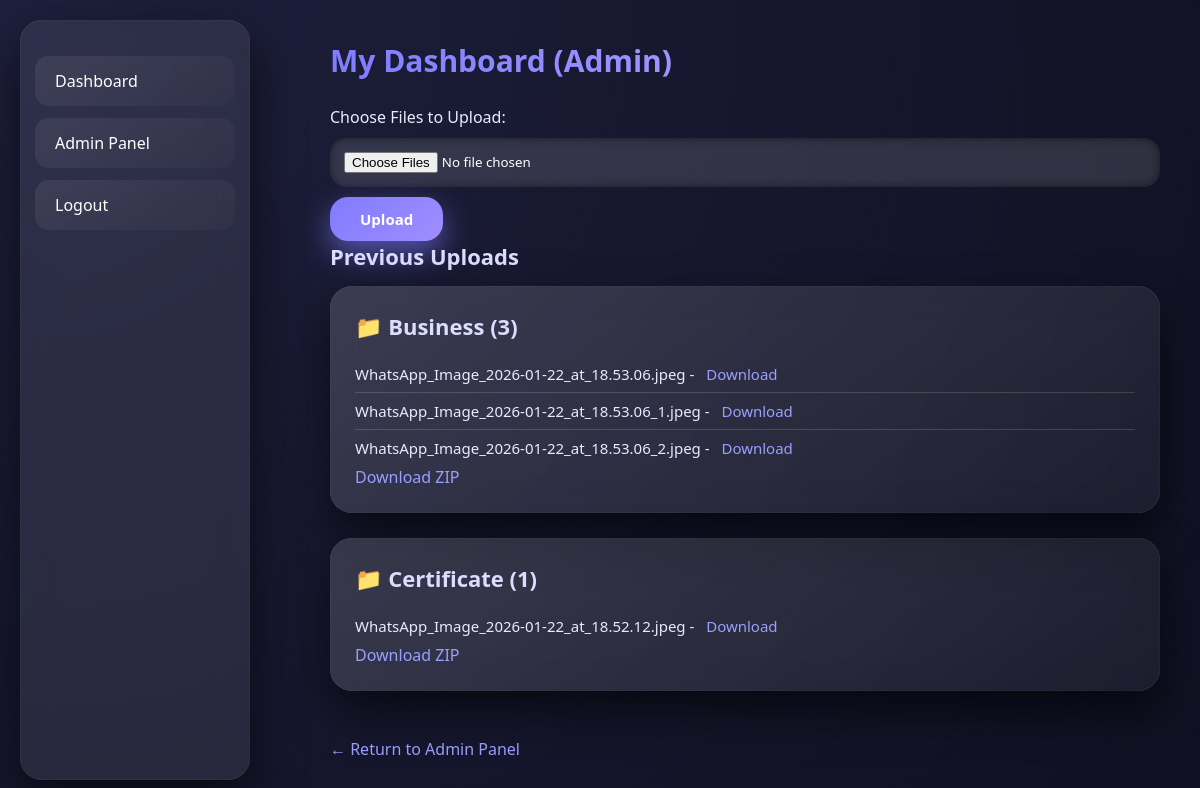
Screenshot of /admin_dashboard (signed in) with the database file from the repository.
### app.py (models this page shows)
class Upload(db.Model):
    id = db.Column(db.Integer, primary_key=True)
    user_id = db.Column(db.Integer)
    filename = db.Column(db.String(200))
    category = db.Column(db.String(100))
    date = db.Column(db.String(50))

### app.py (the view)
@app.route("/admin_dashboard")
def admin_dashboard_view():
    if "user_id" not in session or not session.get("is_admin"):
        return redirect("/")
    files = Upload.query.all()
    categories = {}
    for f in files:
        categories.setdefault(f.category, []).append(f)
    return render_template("admin_dashboard.html", categories=categories)

### templates/admin_dashboard.html (shortened to what this page needs)
<!DOCTYPE html>
<html>
<head>
  <link rel="stylesheet" href="{{ url_for('static', filename='style.css') }}">
</head>
<body>
<div class="sidebar">
  <a href="/admin_dashboard">Dashboard</a>
  <a href="/admin">Admin Panel</a>
  <a href="/logout">Logout</a>
</div>
<div class="container">
  <h2>My Dashboard (Admin)</h2>
  <form method="post" action="/upload" enctype="multipart/form-data">
    <label>Choose Files to Upload:</label><br>
    <input type="file" name="files" multiple required><br>
    <button>Upload</button>
  </form>
  <h3>Previous Uploads</h3>
  {% for cat, files in categories.items() %}
    <div class="folder">
      <h3>📁 {{ cat }} ({{ files|length }})</h3>
      <ul>
        {% for f in files %}
          <li>{{ f.filename }} - <a href="/download_file/{{ f.id }}">Download</a></li>
        {% endfor %}
      </ul>
      <a href="/download_category/{{ cat }}">Download ZIP</a>
    </div>
  {% endfor %}
  <br>
  <a href="/admin">← Return to Admin Panel</a>
</div>
</body>
</html>

### static/style.css (style rules this page uses)
* { margin: 0; padding: 0; box-sizing: border-box; font-family: 'Poppins', 'Segoe UI', sans-serif; }
body { background: radial-gradient(circle at top left, #1e1f3c, #0f1021); color: #eaeaff; min-height: 100vh; }
a, button, .folder, .card { transition: all 0.35s ease; }
.sidebar { position: fixed; left: 20px; top: 20px; width: 230px; height: calc(100vh - 40px); background: rgba(255, 255, 255, 0.08); backdrop-filter: blur(18px); border-radius: 22px; padding: 30px 15px; box-shadow: 0 20px 50px rgba(0,0,0,0.6), inset 0 0 1px rgba(255,255,255,0.3); display: flex; flex-direction: column; }
.sidebar a { color: #fff; padding: 14px 20px; margin: 6px 0; text-decoration: none; font-weight: 500; border-radius: 14px; background: linear-gradient(145deg, rgba(255,255,255,0.08), rgba(255,255,255,0.02)); }
.container { margin-left: 290px; padding: 40px; }
.folder, .card { background: linear-gradient( 145deg, rgba(255,255,255,0.15), rgba(255,255,255,0.05) ); backdrop-filter: blur(16px); border-radius: 22px; padding: 25px; margin-bottom: 25px; box-shadow: 0 20px 45px rgba(0,0,0,0.6), inset 0 0 1px rgba(255,255,255,0.3); }
h2 { font-size: 30px; margin-bottom: 25px; background: linear-gradient(90deg, #7f7cff, #c6b7ff); -webkit-background-clip: text; -webkit-text-fill-color: transparent; }
h3 { font-size: 22px; margin-bottom: 15px; color: #dcdcff; }
.folder ul { list-style: none; margin-top: 10px; }
.folder ul li { padding: 8px 0; border-bottom: 1px solid rgba(255,255,255,0.15); font-size: 15px; }
.folder ul li:last-child { border-bottom: none; }
.folder ul li a { margin-left: 8px; color: #9aa0ff; font-weight: 500; }
button { padding: 12px 30px; border: none; border-radius: 18px; background: linear-gradient(135deg, #7f7cff, #a18dff); color: #fff; font-size: 15px; font-weight: 600; cursor: pointer; box-shadow: 0 12px 30px rgba(127,124,255,0.6); }
input[type="file"], input[type="text"], input[type="email"], input[type="password"] { width: 100%; padding: 14px; border-radius: 16px; border: none; margin: 10px 0; background: rgba(255,255,255,0.12); color: #fff; box-shadow: inset 0 0 8px rgba(0,0,0,0.5); }
input::placeholder { color: #ccc; }
a { color: #9aa0ff; text-decoration: none; }

### rows the page displays
Upload: category "Business", files "3", filename "WhatsApp_Image_2026-01-22_at_18.53.06.jpeg"
Upload: filename "WhatsApp_Image_2026-01-22_at_18.53.06_1.jpeg"
Upload: filename "WhatsApp_Image_2026-01-22_at_18.53.06_2.jpeg"
Upload: category "Certificate", files "1", filename "WhatsApp_Image_2026-01-22_at_18.52.12.jpeg"
